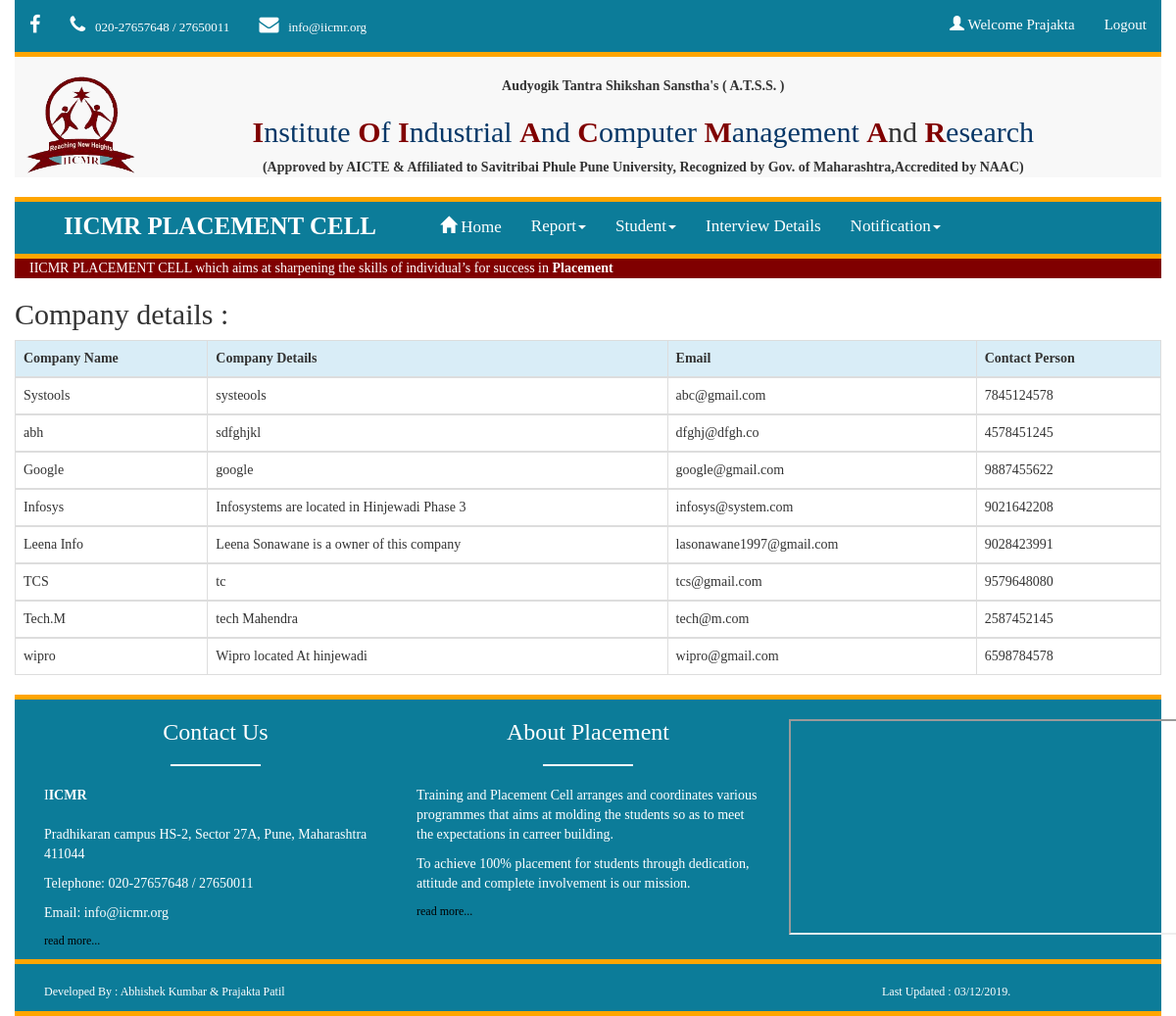
/compReport.php (signed in), run on the app's committed database.
### tables this page shows
CREATE TABLE `company_reg` (
  `compnay_name` varchar(20) NOT NULL,
  `compnay_details` longtext NOT NULL,
  `email` varchar(30) NOT NULL,
  `cperson` varchar(10) NOT NULL,
  `pass1` varchar(20) NOT NULL,
  `pass2` varchar(20) NOT NULL
);

### compReport.php (the view, shortened to what this page needs)
<!DOCTYPE html>
<html>
<head>
	<link href="fotorama.css" rel="stylesheet">
	<link rel="stylesheet" href="https://maxcdn.bootstrapcdn.com/bootstrap/3.4.0/css/bootstrap.min.css">
  	<link rel="stylesheet" href="https://cdnjs.cloudflare.com/ajax/libs/font-awesome/4.7.0/css/font-awesome.min.css">
</head>
<body class="container-fluid" style="font-family: verdana">
<nav>
		<ul class="container-fluid nav navbar-nav navbar-right ">
	      		<li><a id="user" href="#" style="font-size:15px;color:white;background-color:#0c7c99;"><span class="glyphicon glyphicon-user"></span> Welcome <?php echo$_SESSION['username'];?></a></li>
	      		<li><a id="user" href="logout.php" style="font-size:15px;color:white;background-color:#0c7c99;">Logout </a></li>
	    </ul>
    </nav>
<?php include'adminHeader.php';?>
<?php include'config.php'; ?>
<?php
$sql=" SELECT * FROM `company_reg`";
$result = mysqli_query($con, $sql);
?>
<div class="table-responsive">
	<h2>Company details : </h2>
  <table class="table table-bordered table-hover">
    <thead>
      <tr class="info">
        <th>Company Name</th>
        <th>Company Details</th>
        <th>Email</th>
        <th>Contact Person</th>
      </tr>
    </thead>
<?php
while($row = mysqli_fetch_array($result))
    {
?>
    <tbody>
      	<tr>
	        <td><?php echo $row['compnay_name']; ?></td>
	        <td><?php echo $row['compnay_details']; ?></td>
	        <td><?php echo $row['email']; ?></td>
	        <td><?php echo $row['cperson']; ?></td>
      	</tr>
    </tbody>
<?php
    }
?>
    </table>
  </div>
<?php include'footer.php' ?>
</body>
</html>

### adminHeader.php (shortened to what this page needs)
<!DOCTYPE html>
<html>
<head>
	<link href="fotorama.css" rel="stylesheet">
	<link rel="stylesheet" href="https://maxcdn.bootstrapcdn.com/bootstrap/3.4.0/css/bootstrap.min.css">
  	<link rel="stylesheet" href="https://cdnjs.cloudflare.com/ajax/libs/font-awesome/4.7.0/css/font-awesome.min.css">
</head>
<body>
<div style="border-bottom: 5px solid orange;">
	<nav class="nav navbar-default" style="background-color:#0c7c99;">
		<ul class="nav navbar-nav ">
			<li><a href="https://www.facebook.com/mcaiicmr/" class="fa fa-facebook" style="font-size:20px;color:white"></a></li>
			<li><a class="fa fa-phone" style="font-size:20px;color:white"><font face="verdana" size="2"> &nbsp; 020-27657648 / 27650011</font></a></li>
			<li><a class="fa fa-envelope" style="font-size:20px;color:white"><font face="verdana" size="2"> &nbsp; info@iicmr.org</font></a></li>
		</ul>
	</nav>
</div></body>
<div style="border-bottom: 5px solid orange;">
		<nav class="navbar-default text-center" style="font-family: verdana;">
			<nav class="nav navbar-nav"><br><a href="home.php"><img src="pics/lo1.png" style="margin-left: 10%;" height="100" ></a></nav><br>
			<b>Audyogik Tantra Shikshan Sanstha's ( A.T.S.S. )</b>
			<h2><span style="color:maroon; font-weight: bold;">I</span><span style="color:#073767">nstitute</span> <span style="color:maroon; font-weight: bold;">O</span><span style="color:#073767">f</span> <span style="color:maroon; font-weight: bold;">I</span><span style="color:#073767">ndustrial</span>
				<span style="color:maroon; font-weight: bold;">A</span><span style="color:#073767">nd</span> <span style="color:maroon; font-weight: bold;">C</span><span style="color:#073767">omputer</span> <span style="color:maroon; font-weight: bold;">M</span><span style="color:#073767">anagement</span> <span style="color:maroon; font-weight: bold;">A</span>nd
				<span style="color:maroon; font-weight: bold;">R</span><span style="color:#073767">esearch</span></h2>
				<b>(Approved by AICTE & Affiliated to Savitribai Phule Pune University, Recognized by Gov. of Maharashtra,Accredited by NAAC)</b>
		</nav>
<br/>
</div>
<div  style="border-bottom: 5px solid orange;">
	<nav class="nav navbar-default" style="background-color:#0c7c99;">
		<ul class="nav navbar-nav row">
			<li><p style="margin-left: 2em;margin-right: 2em; padding-top: 7px; color: white;font-family: verdana; font-size: 25px; font-weight: bold;">IICMR PLACEMENT CELL</p></li>
			<li><a href="home.php" style="font-family: verdana;font-size: 17px; " id="drp1"><span class="glyphicon glyphicon-home"></span>&nbsp;Home</a></li>
			<li class="dropdown ">
		        <a class="dropdown-toggle" data-toggle="dropdown" href="#" style="font-family: verdana;font-size: 17px;" id="drp1">Report<span class="caret"></span></a>
		    </li>
		    <li class="dropdown">
		        <a class="dropdown-toggle" data-toggle="dropdown" href="#" style="font-family: verdana;font-size: 17px;" id="drp1">Student<span class="caret"></span></a>
		    </li>
		    <li><a href="interview.php" style="font-family: verdana;font-size: 17px;" id="drp1"> Interview Details</a>
		    </li>
		    <li class="dropdown">
		        <a class="dropdown-toggle" data-toggle="dropdown" href="#" style="font-family: verdana;font-size: 17px;" id="drp1">Notification<span class="caret"></span></a>
		    </li>
		</ul>
	</nav>
</div>
<div class="container-fluid" style="background-color: maroon; color: white;">
	<marquee scrollamount=10>IICMR  PLACEMENT  CELL  which  aims  at  sharpening  the  skills  of  individual’s  for  success  in  <b>Placement</b></marquee>
</div>
</body>
</html>

### footer.php (shortened to what this page needs)
<!DOCTYPE html>
<html>
<head>
	<link href="fotorama.css" rel="stylesheet">
	<link rel="stylesheet" href="https://maxcdn.bootstrapcdn.com/bootstrap/3.4.0/css/bootstrap.min.css">
  	<link rel="stylesheet" href="https://cdnjs.cloudflare.com/ajax/libs/font-awesome/4.7.0/css/font-awesome.min.css">
</head>
<body>
	<div class="container-fluid " style="border-bottom: 5px solid orange;border-top:5px solid orange; font-family: verdana; color: white;background-color:#0c7c99;">
	    <div class="col-sm-4">
	    	<center><h3>Contact Us</h3></center>
	      	<hr size="10" style="width:90px; border: 1px solid white;">
			    I<b>ICMR</b><br/><br/>
				<p>Pradhikaran campus HS-2, Sector 27A, Pune, Maharashtra 411044</p>
				<p>Telephone: 020-27657648 / 27650011</p>
				<p>Email: info@iicmr.org</p>
				<p style="font-size: 12px;"><a href="Contact.php" style="color: black">read more...</a></p>
	    </div>
	    <div class="col-sm-4">
		    <center><h3>About Placement</h3></center>
		    <hr size="10" style="width:90px; border: 1px solid white;">
			    <p>
			    	Training and Placement Cell arranges and coordinates various programmes that aims at molding the students so as to meet the expectations in carreer building.
			    </p>
			    <p>
			    	To achieve 100% placement for students through dedication, attitude and complete involvement is our mission.
			    </p>
		    	<p style="font-size: 12px;"><a href="AboutUs.php" style="color: black">read more...</a></p>
	    </div>
	    <div class="col-sm-4 text-center"><br>
	    	<iframe class="embed-responsive-item" src="https://www.google.com/maps/embed?pb=!1m26!1m12!1m3!1d3780.265708943376!2d73.7696851643996!3d18.652068870008513!2m3!1f0!2f0!3f0!3m2!1i1024!2i768!4f13.1!4m11!3e6!4m3!3m2!1d18.6520647!2d73.7717605!4m5!1s0x3bc2b9e0ffffffff%3A0x1265e81bedabe2f8!2sIICMR+MCA+Nigdi.%2C+Pradhikaran+campus+HS-2%2C+Sector+27A%2C+Behind+Tukaram+Garden%2C+Pradhikaran%2C+Sector+27A%2C+Pradhikaran%2C+Nigdi%2C+Pune%2C+Maharashtra+411044!3m2!1d18.6521689!2d73.7719956!5e0!3m2!1sen!2sin!4v1563290061304!5m2!1sen!2sin" frameborder="1" style="border:1;  height:220px; width: 400px;" allowfullscreen></iframe>
	    </div>
</div>
<div class="container-fluid" style="background-color:#0c7c99; border-bottom: 5px solid orange;">
	<br>
	<p class="col-sm-4" style=" height: 18px; color: white; font-family: verdana; font-size: 12px;">Developed By : Abhishek Kumbar & Prajakta Patil</p>
	<p class="col-sm-5"></p>
	<p class="col-sm-3" style=" height: 18px; color: white; font-family: verdana; font-size: 12px;">Last Updated : 03/12/2019.</p>
</div>
</body>
</html>

### compReport.php (style rules this page uses)
#drp1 { transition: 0.5s; background-color: #0c7c99; color: white; }

### adminHeader.php (style rules this page uses)
#drp1 { transition: 0.5s; background-color: #0c7c99; color: white; }

### data on the page
company_reg: compnay_name "Systools", compnay_details "systeools", email "abc@gmail.com", cperson "7845124578"
company_reg: compnay_name "abh", compnay_details "sdfghjkl", email "dfghj@dfgh.co", cperson "4578451245"
company_reg: compnay_name "Google", compnay_details "google", email "google@gmail.com", cperson "9887455622"
company_reg: compnay_name "Infosys", compnay_details "Infosystems are located in Hinjewadi Phase 3", email "infosys@system.com", cperson "9021642208"
company_reg: compnay_name "Leena Info", compnay_details "Leena Sonawane is a owner of this company", email "lasonawane1997@gmail.com", cperson "9028423991"
company_reg: compnay_name "TCS", compnay_details "tc", email "tcs@gmail.com", cperson "9579648080"
company_reg: compnay_name "Tech.M", compnay_details "tech Mahendra", email "tech@m.com", cperson "2587452145"
company_reg: compnay_name "wipro", compnay_details "Wipro located At hinjewadi", email "wipro@gmail.com", cperson "6598784578"

### other printed values
$_SESSION['username'] "Prajakta"
